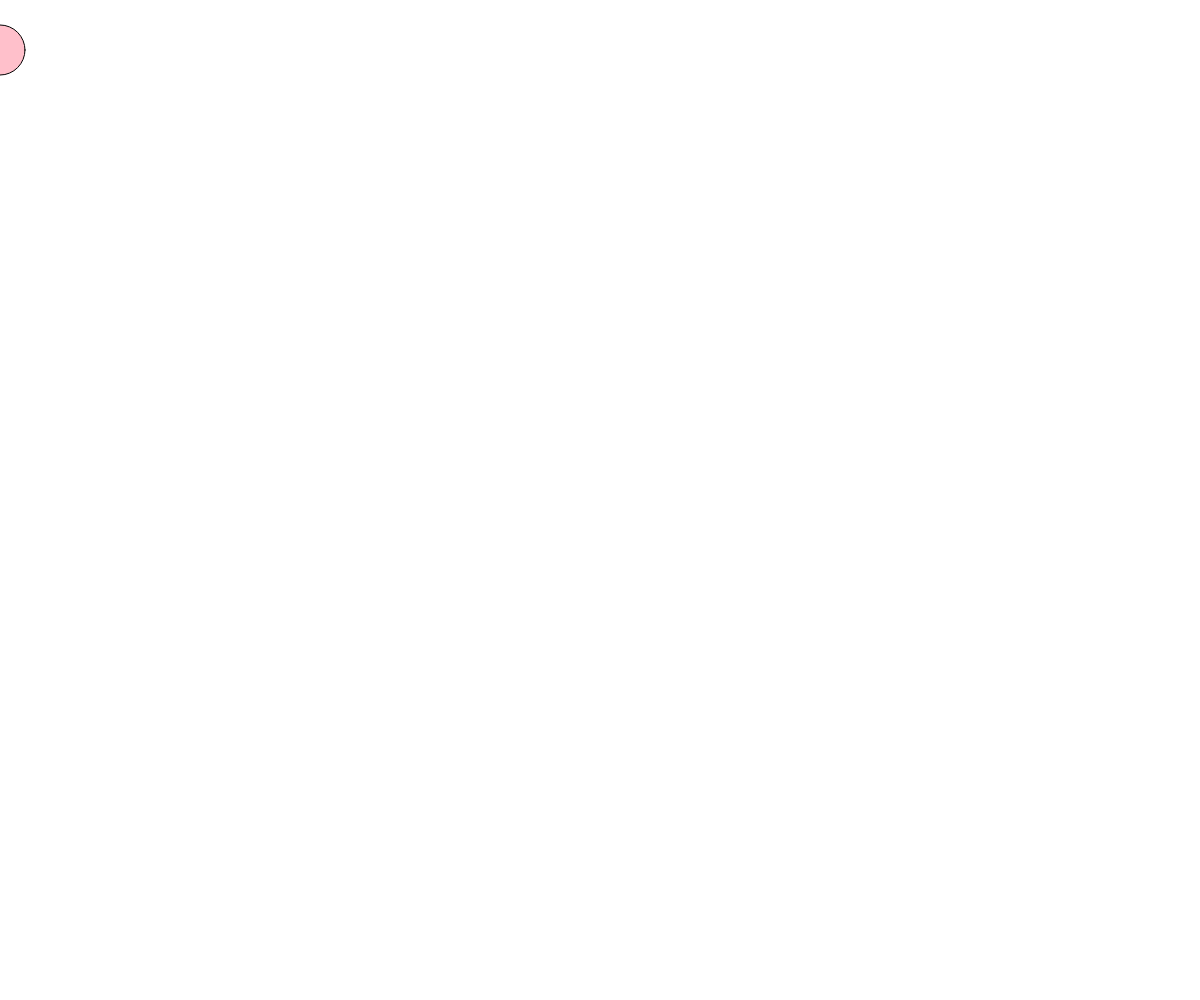
Frame 1 (no input)
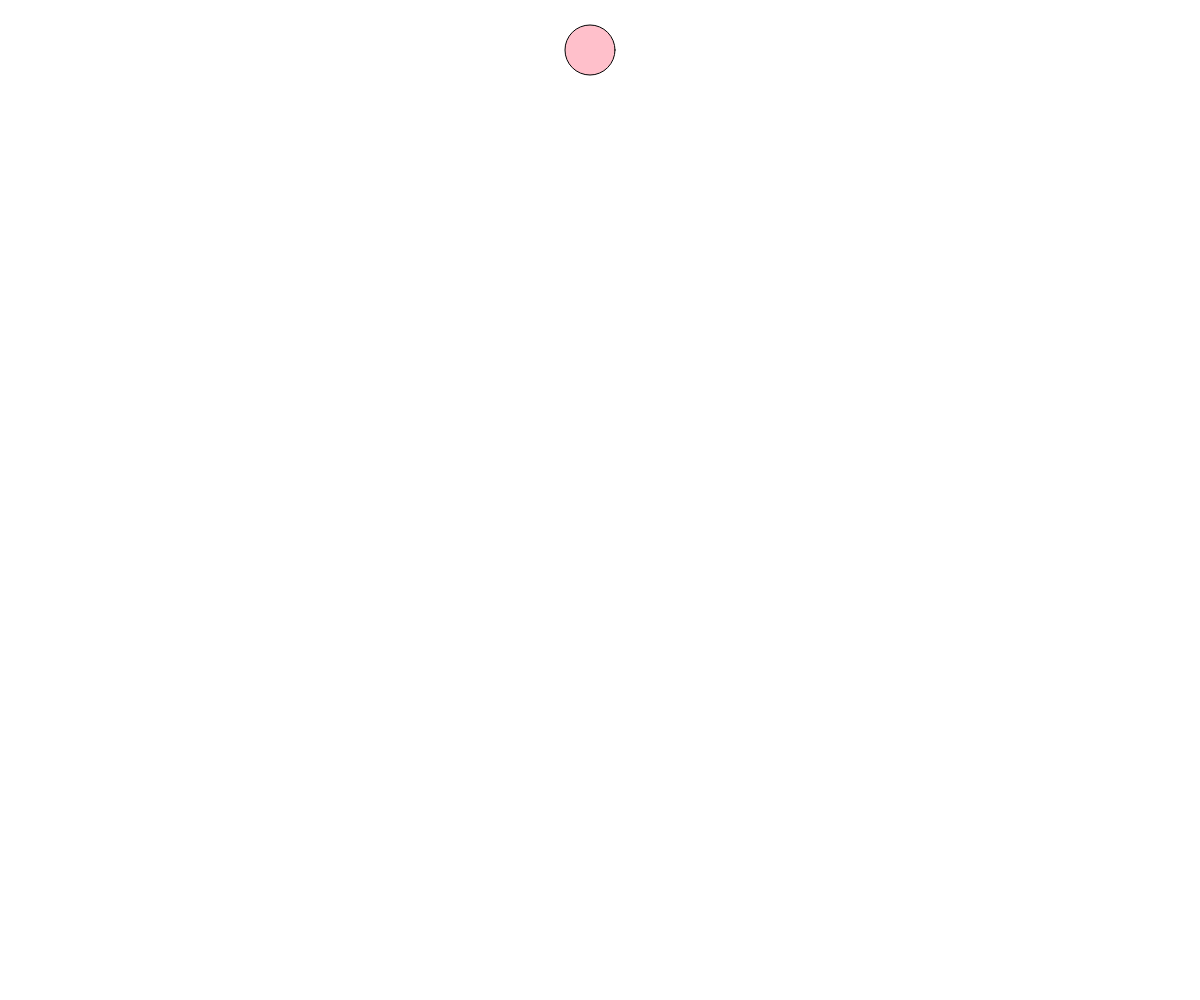
Frame 60 (no input)
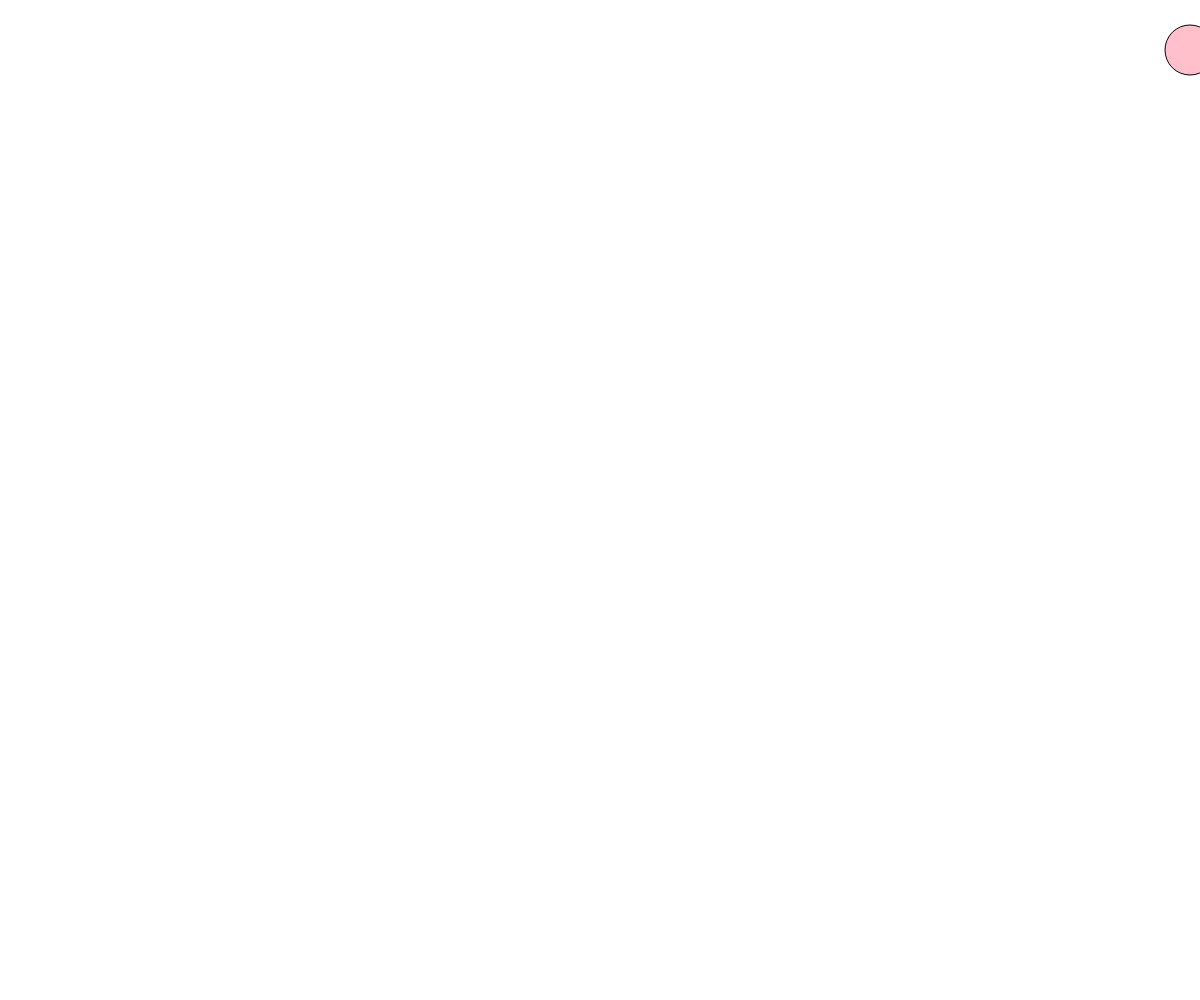
Frame 120 (the mouse pressed at the canvas centre since frame 60)

The p5.js sketch that drew these frames (run headless with seeded random() and noise() and a simulated clock; from frame 60 on, the mouse is pressed at the canvas centre):

// p5.js sketch
// ── sketch.js



function setup() {
  createCanvas(windowWidth, windowHeight);
  background(255);
  fill('pink');
}

let xpos = 0;
let xVelocity = 10;
function draw() {
  background(255);
  
ellipse(xpos,50,50,50);
// if(xpos < width){
  xpos = xpos + xVelocity;
// }

if(xpos > width){
  xVelocity = -10;
}
if(xpos < 0){
  xVelocity = 10;
}
}
